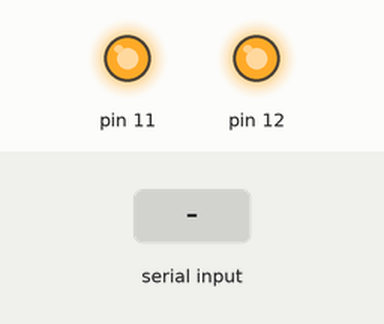
Simulated run of this sketch. Board: Arduino Uno, built with avr-gcc and run on an emulated ATmega328P. Shown: output pins drawn as LEDs (lit = HIGH). The inputs (shaded band) are chosen by the test bench. What the sketch prints to the serial monitor is not drawn.

Above: at 1.2 s.
1.3 s: "<0>" received over Serial
At 2.5 s:
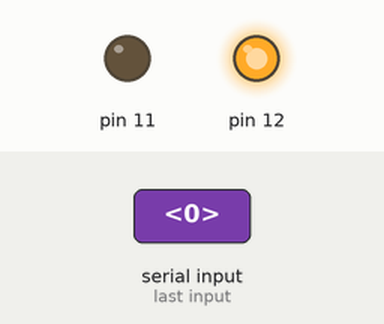
2.8 s: "<1>" received over Serial
At 3.8 s:
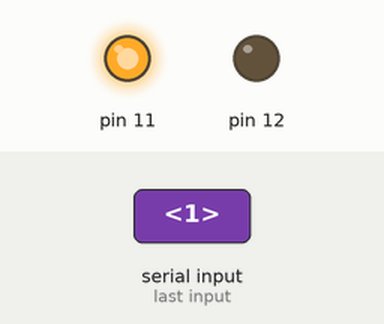
4.3 s: "<2>" received over Serial
At 4.9 s:
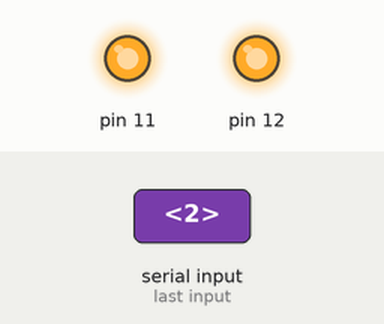
Timing chart, 0 to 7.3 s (numbered marks = the images above; inputs shaded):
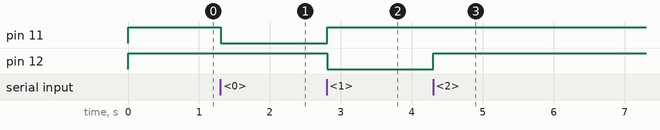

Measured:
- after the input at 1.3 s, pin 11: HIGH → LOW at once
- after the input at 2.8 s, pin 11: LOW → HIGH at once; pin 12: HIGH → LOW at once
- after the input at 4.3 s, pin 12: LOW → HIGH at once

The sketch:

valve_code.ino
```cpp
const byte numChars = 12;
char receivedChars[numChars];
int chr_size;
char ex_char = 'a';
String p_string;
boolean newData = false;


void setup() {
  Serial.begin(9600);
  pinMode(11, INPUT_PULLUP);
  pinMode(12, INPUT_PULLUP);

  pinMode(11, OUTPUT);
  pinMode(12, OUTPUT);

}

void loop() {
  if (Serial.available())
  {
    recvWithStartEndMarkers();
    p_string = showNewData();
    if (p_string != "")
    {
      Serial.println(p_string);
      String p_1 = getValue(p_string,';',0);
      Serial.println(p_1);
      if (p_1 == "0"){
        digitalWrite(11, LOW);
        digitalWrite(12, HIGH);
      }
      else if (p_1 == "1") {
        digitalWrite(11, HIGH);
        digitalWrite(12, LOW);
      }
      else if (p_1 == "2"){
        digitalWrite(11, HIGH);
        digitalWrite(12, HIGH);
      }
    }
  }
}

void recvWithStartEndMarkers() {
    static boolean recvInProgress = false;
    static byte ndx = 0;
    char startMarker = '<';
    char endMarker = '>';
    char rc;

    while (Serial.available() > 0 && newData == false) {
        rc = Serial.read();

        if (recvInProgress == true) {
            if (rc != endMarker) {
                receivedChars[ndx] = rc;
                ndx++;
                if (ndx > numChars) {
                    ndx = numChars - 1;
                }
            }
            else {
                receivedChars[ndx] = '\0'; // terminate the string
                recvInProgress = false;
                ndx = 0;
                newData = true;
            }
        }
        else if (rc == startMarker) {
            recvInProgress = true;
        }
    }
}


String showNewData() {
    String s;
    if (newData == true) {
        newData = false;
        int ch_size;
        char temp = 'a';
        ch_size = sizeof(receivedChars)/sizeof(temp);
        s = convertToString(receivedChars, ch_size);
    }
    return s;
}

String convertToString(char* a, int size)
{
    int i;
    String s = "";
    for (i = 0; i < size; i++) {
        s = s + a[i];
    }
    return s;
}
String getValue(String data, char separator, int index)
{
  int found = 0;
  int strIndex[] = {0, -1};
  int maxIndex = data.length()-1;

  for(int i=0; i<=maxIndex && found<=index; i++){
    if(data.charAt(i)==separator || i==maxIndex){
        found++;
        strIndex[0] = strIndex[1]+1;
        strIndex[1] = (i == maxIndex) ? i+1 : i;
    }
  }
  return found>index ? data.substring(strIndex[0], strIndex[1]) : "";
}
```
